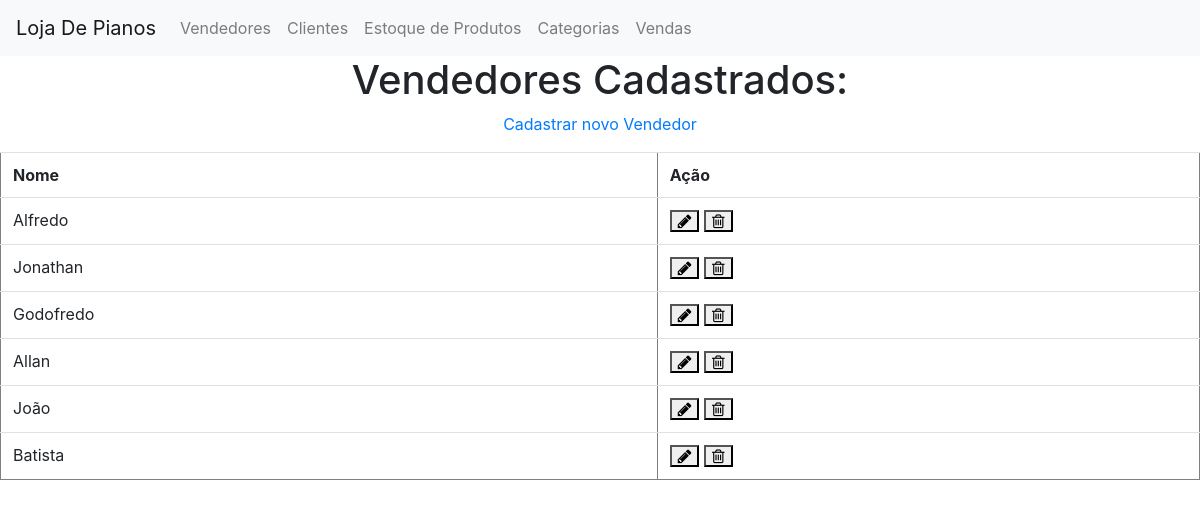
The app's page /vendedor/index.php with its own data.
### tables this page shows
CREATE TABLE `vendedor` (
  `vend_id` int(11) NOT NULL,
  `vend_nome` varchar(50) NOT NULL
);

### vendedor/index.php (the view, shortened to what this page needs)
<?php
    require "../conecta.php";
    $sql = "SELECT * FROM vendedor";
    $consulta = mysqli_query($link, $sql) or die ("Falha ao consultar vendedores");
    include "../menu/index.php";
?>
<!DOCTYPE html>
<html lang="en">
<head>
    <link href="//maxcdn.bootstrapcdn.com/font-awesome/4.7.0/css/font-awesome.min.css" rel="stylesheet">
    <link rel="stylesheet" href="https://stackpath.bootstrapcdn.com/bootstrap/4.3.1/css/bootstrap.min.css">
</head>
<body>
    <h1 align="center">Vendedores Cadastrados: </h1>
    <p align="center">
        <a href="cadastro.php">Cadastrar novo Vendedor</a>
    </p>
    <table border=1 class="table table">
        <tr>
            <th>Nome</th>
            <th>Ação</th>
        </tr>
        <?php while($dados = mysqli_fetch_array($consulta)){  ?>
        <tr>
            <td><?php echo $dados["vend_nome"]; ?></td>
            <td>
                <a href="editar.php?codigo=<?php echo $dados['vend_id']?>">
                    <button class="fa fa-pencil"></button>
                </a>
                <a href="excluir.php?codigo=<?php echo $dados ['vend_id']?>">
                    <button class="fa fa-trash-o"></button>
                </a>
            </td>
        </tr>
        <?php } ?>
    </table>
</body>
</html>

### records on screen
vendedor: vend_nome "Alfredo"
vendedor: vend_nome "Jonathan"
vendedor: vend_nome "Godofredo"
vendedor: vend_nome "Allan"
vendedor: vend_nome "João"
vendedor: vend_nome "Batista"
